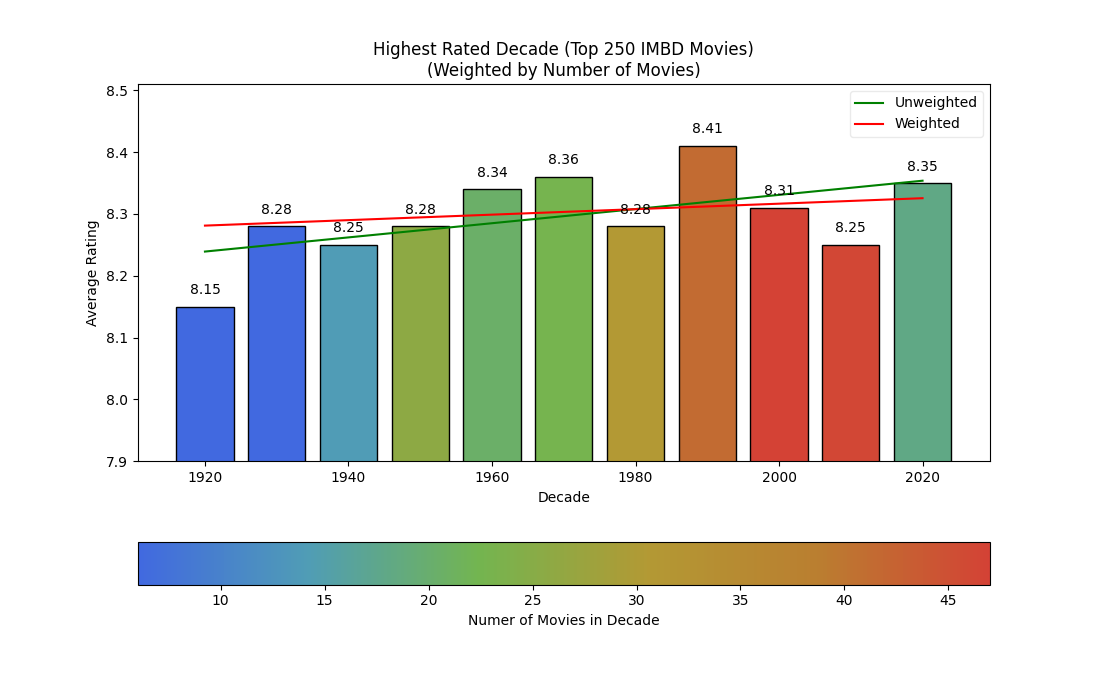

This figure's Python source:
# Author Name: Scoey Derus
# Purpose: Using Kaggle's 250 top IMDB movies, generate a graph using matplotlibs bar graph and pandas dataframe
# to find the datasets highest average rating decade  
import matplotlib.pyplot as plt
import matplotlib.cm as cm
from matplotlib.colors import LinearSegmentedColormap
import pandas as pd
import numpy as np

plt.figure(figsize=(11,7))

#pd.set_option('display.max_rows',None)         # commented out, pandas does not display full table by default must set option
#pd.set_option('display.max_columns',None)

imdb_table = pd.read_csv('./imdb_top_movies.csv', index_col = 0)             # DataFrame created from .csv file
decade_highest_rated = imdb_table.loc[:,['Year','Rating']]                   # Drop columns we don't need (DataFrame type)
                                                                             # DataFrame supports slicing via loc and iloc
decade_highest_rated['Decade'] = (decade_highest_rated['Year'] // 10) * 10   # Create a decade column | (1992 // 10 = 199.2 rounded down) * 10 = 1990

avg_rating_per_decade = decade_highest_rated.groupby('Decade', as_index=False)[['Rating']].mean().round(2)  # Find the mean rating per decade, round to two decimals

# Goal of chunk - weigh the decades by the number of movies they have
counts = decade_highest_rated.groupby('Decade',as_index=False)['Rating'].count()         # Find the count of movies  
avg_rating_per_decade['Weight'] = np.sqrt(counts['Rating'])                              # Scale down (EX: 46 movies vs 6 would show downward trend towards higher #)
avg_rating_per_decade['ColorMap'] = (
    (avg_rating_per_decade['Weight'] - avg_rating_per_decade['Weight'].min()) /          # Normalize our weight for a color map 
    (avg_rating_per_decade['Weight'].max() - avg_rating_per_decade['Weight'].min())      # 1) Min row = 0.00 #2) max row = 1.00, divide #1 by #2
)   

min_rating = min(avg_rating_per_decade['Rating'])   # Find min rating for the y axis to "zoom in"
max_rating = max(avg_rating_per_decade['Rating'])   # Find max rating for the y axis to "zoom in"

# Creation of ColorMap - used for bargraph and for colorbar
custom_colors = ["#4169e0","#509db5","#73b550","#b39934","#ba7e30","#d44235"]
custom_cmap = LinearSegmentedColormap.from_list("custom_hot_cool",custom_colors)
my_norm = cm.colors.Normalize(vmin=counts['Rating'].min(),vmax=counts['Rating'].max())

# Create a colorbar THIS DOES NOT HAVE TO DO WITH COLORS OF BARS
sm = cm.ScalarMappable(cmap=custom_cmap,norm=my_norm)  # Use above variables for custom colors
cbar = plt.colorbar(sm,orientation='horizontal')       # Create the colorbar using our custom ScalarMappable object
cbar.set_label("Numer of Movies in Decade")            # Give colorbar a label

colors = custom_cmap(avg_rating_per_decade['ColorMap'])# Give bargraph colors based on normalized weight
bars = plt.bar(avg_rating_per_decade['Decade'],        # Plot bar graph, (decades,ratings) as (x,y)
               avg_rating_per_decade['Rating'],     
               width=8,                                # Width of bars set to 8 for visuals
               color=colors,                           # Set the colors of bars to custom colormap
               edgecolor='black')                      # Black border around bars

# Visual zooming
plt.ylim(min_rating - .25, max_rating + .1)  # zoom in based on min and max ratings, without this graph is huge and all look the same height

# Titles and axes labels
plt.title("Highest Rated Decade (Top 250 IMBD Movies)\n(Weighted by Number of Movies)")
plt.xlabel("Decade")
plt.ylabel("Average Rating")

# Creating a weighted trend line based off number of movies

# Coefficient is the numerical value that describes the relationship between variables -1 to 1
# Y = mx + b, m is the coefficient (slop), b is the y-intercept/constant (tells you Y when X is 0)
coeff_weighted = np.polyfit(avg_rating_per_decade['Decade'],   # X-Coord
                          avg_rating_per_decade['Rating'],     # Y-Coord
                          1,                                   # 1 = Linear (answers overall), 2 = Quadratic (overall but slight curvature)
                          w=avg_rating_per_decade['Weight'])   # Add weight to the polynomial, pulls the trendline towards higher weights (1990s - 2010s)

coeff_unweighted = np.polyfit(avg_rating_per_decade['Decade'], # X-Coord
                              avg_rating_per_decade['Rating'], # Y-Coord
                              1)                               # 1 = Linear (answers overall), 2 = Quadratic (overall but slight curvature)

weighted_trend_line = np.poly1d(coeff_weighted)     # Represents equation,TYPE = numpy.poly1d, weighted = 0.0004431 x + 7.43
                                                    # wtl(avg_rating_per_decade['Decade']) 0.0004431 (decade) + 7.43 = x
                                                    # 0.0004431(2000) + 7.43 = 8.3162

unweighted_trend_line = np.poly1d(coeff_unweighted) # 0.001145 x + 6.04
                                                    # 0.001145(2000) + 6.04 = 8.33

# NOTE: Because the unweighted trend line is SLIGHTLY greater than the weighted, it will have more of a slope which we see on the graph
# the weighted trend line is pulled more towards the higher number of movies 

# Plot the trend lines, red is weighted, green is unweighted
plt.plot(avg_rating_per_decade['Decade'], 
         unweighted_trend_line(avg_rating_per_decade['Decade']), # Pass in all the decades to the trend line 
         label='Unweighted', 
         color='green')

plt.plot(avg_rating_per_decade['Decade'],
          weighted_trend_line(avg_rating_per_decade['Decade']),  # Pass in all the decades to the trend line
          label='Weighted', 
          color = 'red')

for bar in bars:                                 # in order to get text, we need to go through all bar objects (matplotlib.patches.Rectangle)
    plt.text(bar.get_x() + bar.get_width() / 2,  # X-coord of left edge of bar, get_width / 2 gives half width which is distance from left edge to center of bar
             bar.get_height() + 0.02,            # Y-coord (Verticality)
             bar.get_height(),                   # What is displayed
             ha='center')                        # Center the text (horizontal alignment)

plt.legend(framealpha = 0.4) # Give opacity to the legend 
plt.show()                   # Show window
